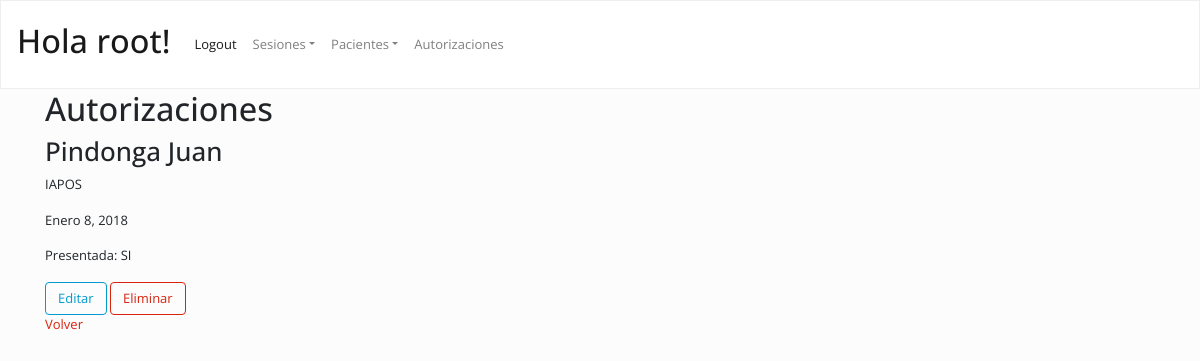
Before: /psicologia/autorizaciones/ (signed in) with the older database file.
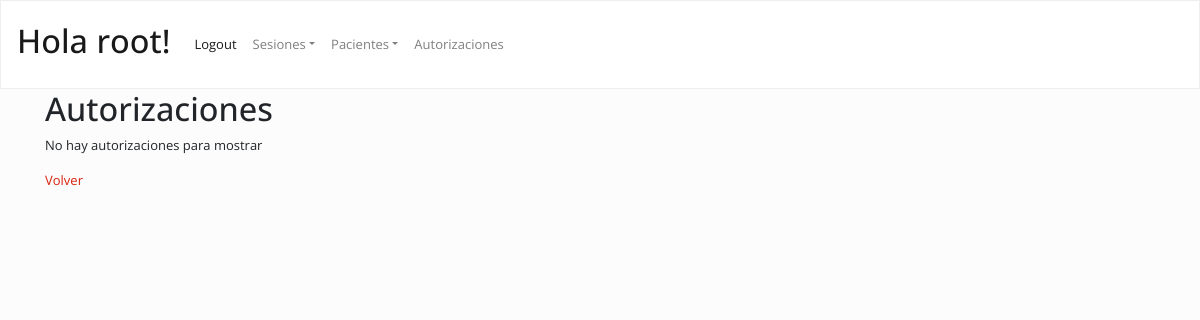
After: the same page with the newer database file.
### psicologia/models.py (models this page shows, shortened)
class Autorizacion(models.Model):
	fecha_autorizacion = models.DateField()
	presentada = models.BooleanField()
	paciente = models.ForeignKey('Paciente', on_delete=models.PROTECT)
	obra_social = models.ForeignKey('ObraSocial', on_delete=models.PROTECT)
	class Meta:
		ordering = ["fecha_autorizacion"]
		verbose_name_plural = "Autorizaciones"

class Paciente(models.Model):
	nombre = models.CharField(max_length=50)
	apellido = models.CharField(max_length=50)
	obra_social = models.ForeignKey('ObraSocial', on_delete=models.PROTECT)
	edad = models.IntegerField()
	telefono = models.IntegerField()
	dni = models.IntegerField()
	historia = models.ForeignKey('Historia', on_delete=models.PROTECT)
	medicacion = models.TextField()
	diagnostico = models.TextField()
	inicio_tratamiento = models.DateField()
	class Meta:
		ordering = ["apellido"]
		verbose_name_plural = "Pacientes"
	def __str__(self):
		return "%s %s" % (self.apellido, self.nombre)

class ObraSocial(models.Model):
	nombre = models.CharField(max_length=70)
	class Meta:
		ordering = ["nombre"]
		verbose_name_plural = "Obras Sociales"
	def __str__(self):
		return '{}'.format(self.nombre)

### psicologia/views.py (the view)
def autorizaciones(request):
	sesion = SesionTerapeutica.objects.all()
	paciente = Paciente.objects.all()
	autorizacion = Autorizacion.objects.all()
	d = dict(sesion=sesion, paciente=paciente, autorizacion=autorizacion)
	return render(request, "autorizaciones.html", d)

### psicologia/templates/autorizaciones.html
{%  extends 'index_psicologia.html' %}
{% block content %}
	<h1>Autorizaciones</h1>
		{% if autorizacion %}
		{% for s in autorizacion %}
			<div>
				<h2>{{s.paciente}}</h2>
				<p>{{s.obra_social}}</p>
				<p>{{s.fecha_autorizacion}}</p>
				{% if s.presentada %}
					<p>Presentada: SI</p>
				{% endif %}
				<a class="btn btn-outline-info" href="editar/" title="">Editar</a>
				<a class="btn btn-outline-primary" href="eliminar/" title="">Eliminar</a>
			</div>
		{% endfor %}
		{% else %}
		<p>No hay autorizaciones para mostrar</p>
		{% endif %}
		<a href="http://localhost/psicologia/" title="">Volver</a>
{% endblock %}

Changed rows visible on the page:
removed Autorizacion: paciente "Pindonga Juan", obra_social "IAPOS", fecha_autorizacion "Enero 8, 2018", presentada "Presentada: SI"
Other visible differences:
text now shown: "No hay autorizaciones para mostrar"
